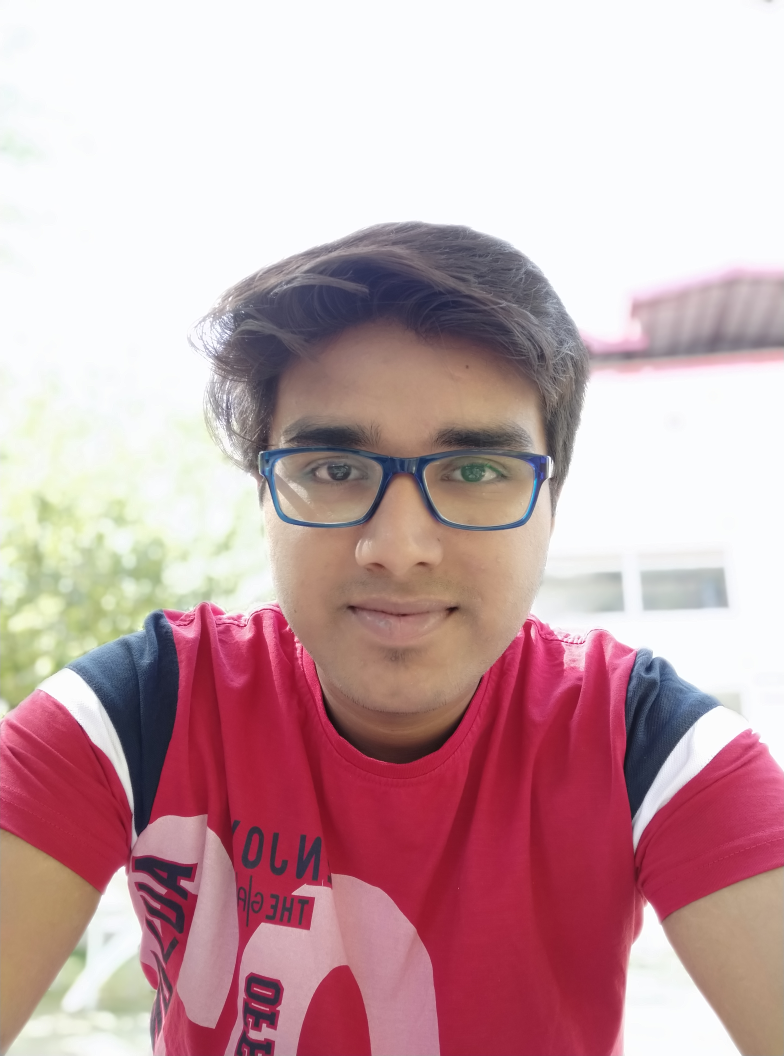
#> input picture 2.jpg, 3136 x 4224 px (shown at 1/4 size)
$ jupyter execute Cartoonify.ipynb
#> lines starting #> are read from the running program, lines starting #| are printed output that depends on the picture; after the words box and inside, x2 and y2 are one past the last pixel; in counts of white or black regions, pixels touching at a corner belong together
#> further down, inp is the input picture: shape (4224, 3136, 3); mean B, G, R 169.6, 165.1, 198.9
[cell 1]
import cv2
from matplotlib import pyplot as plt
import numpy

def cartoon(img_rgb):
    img_rgb = cv2.resize(img_rgb, (1080,720))
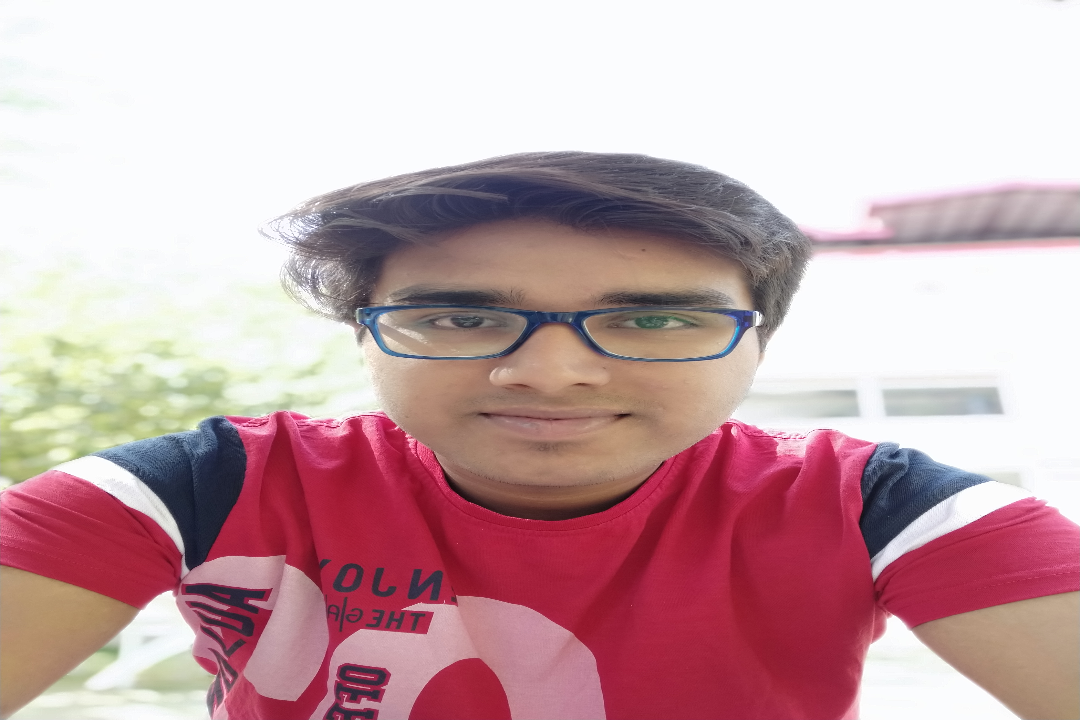
#> img_rgb: shape (720, 1080, 3); mean of channels 0, 1, 2 169.6, 165, 198.8; drawn as B, G, R
    numDownSamples = 0
    numBilateralFilters = 15

    img_color = img_rgb
    for _ in range(numDownSamples):
        img_color = cv2.pyrDown(img_color)

    for _ in range(numBilateralFilters):
        img_color = cv2.bilateralFilter(img_color, 9, 9, 7)

    for _ in range(numDownSamples):
        img_color = cv2.pyrUp(img_color)

    img_gray = cv2.cvtColor(img_rgb, cv2.COLOR_RGB2GRAY)
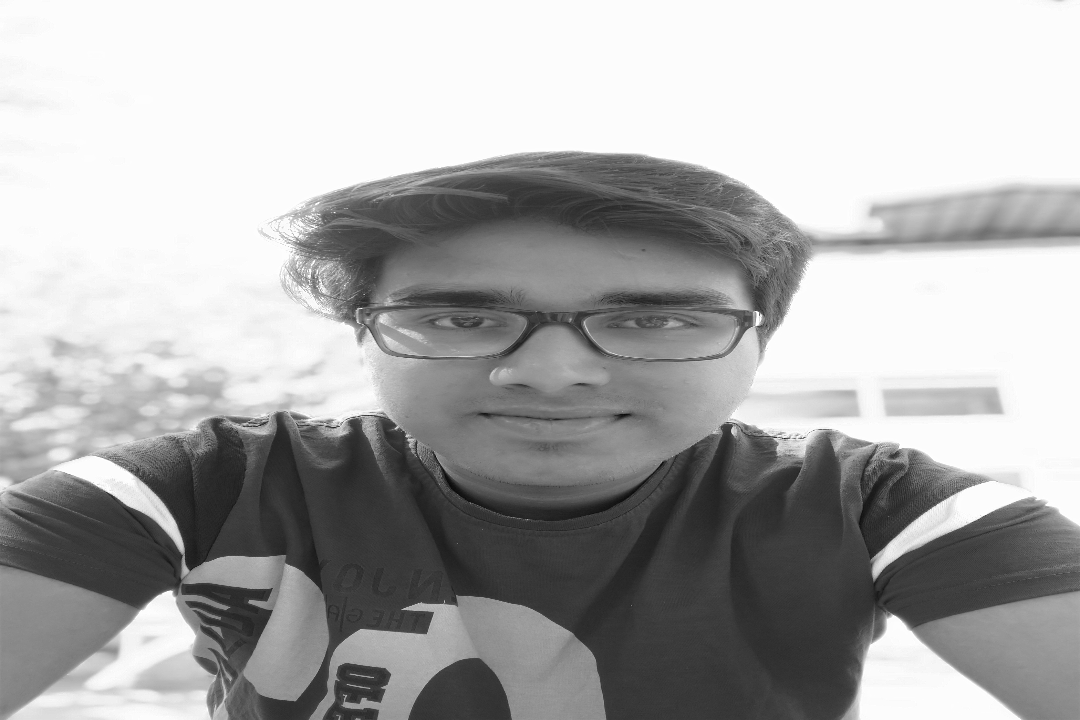
#> img_gray: shape (720, 1080); min 9, max 255, mean 170.1
    img_blur = cv2.medianBlur(img_gray, 3)

    # detect and enhance edges
    img_edge = cv2.adaptiveThreshold(img_blur, 255, cv2.ADAPTIVE_THRESH_MEAN_C, cv2.THRESH_BINARY, 15, 8)
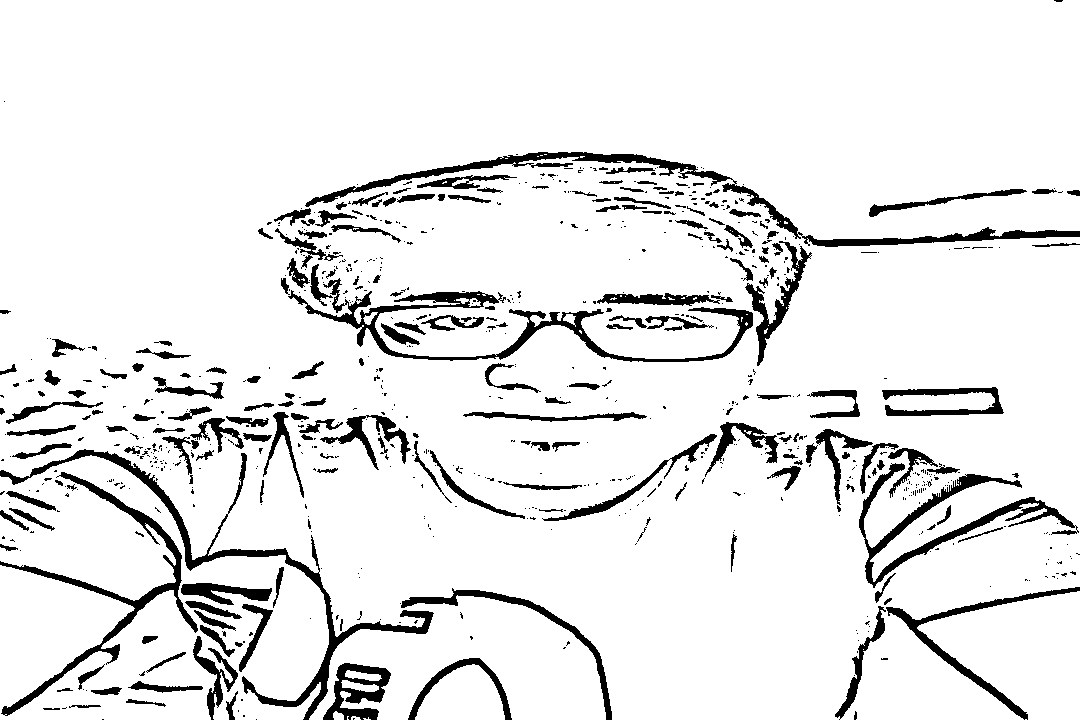
#> img_edge: shape (720, 1080); 91.2% white; 773 black regions (569 under 20 px), largest, box (x1, y1, x2, y2) and area: (305, 152, 1080, 247) 5640, (0, 449, 434, 720) 5581, (288, 278, 753, 362) 5281
    (x,y,z) = img_color.shape
#> x = 720; y = 1080; z = 3
    img_edge = cv2.resize(img_edge,(y,x))
    img_edge = cv2.cvtColor(img_edge, cv2.COLOR_GRAY2RGB)

    return cv2.bitwise_and(img_color, img_edge)
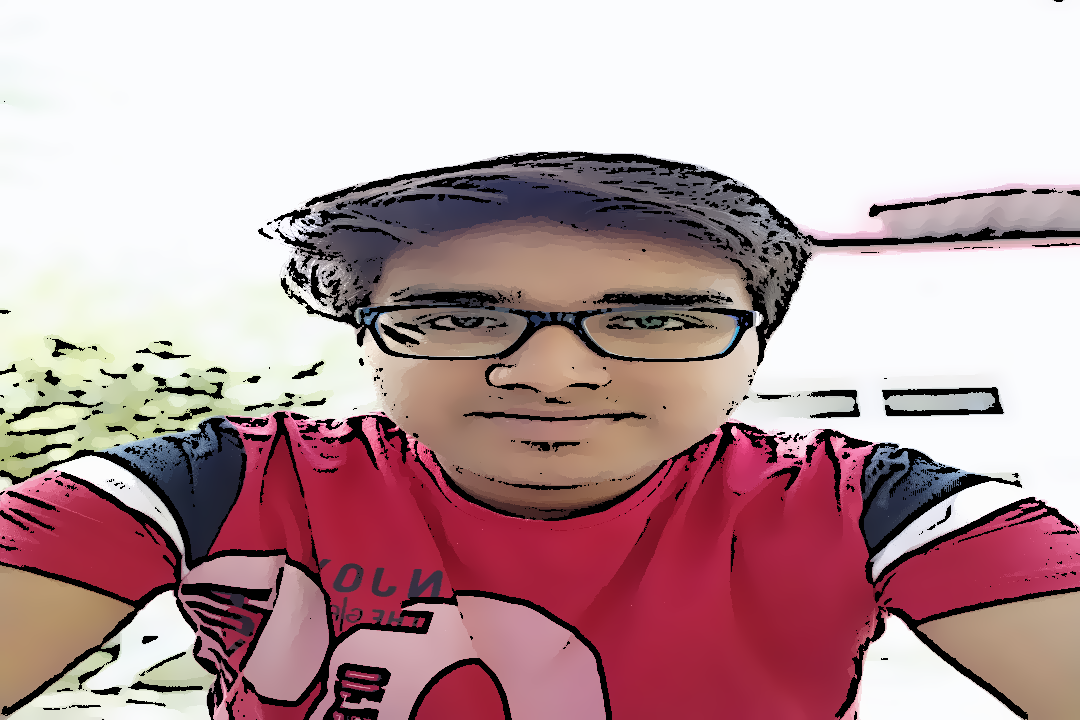
#> returned value: shape (720, 1080, 3); mean of channels 0, 1, 2 160.2, 156.8, 186.7; drawn as B, G, R


inp = cv2.imread("2.jpg")
res = cartoon(inp)

cv2.imwrite("Cartoon version.jpg", res)

cv2.imshow("Cartoon version", res)
cv2.waitKey(0)
cv2.destroyAllWindows()

[cell 2]
plt.imshow(cv2.cvtColor(inp, cv2.COLOR_BGR2RGB))

[cell 3]
plt.imshow(cv2.cvtColor(res, cv2.COLOR_BGR2RGB))

$ run again, with 3.jpg copied over 2.jpg
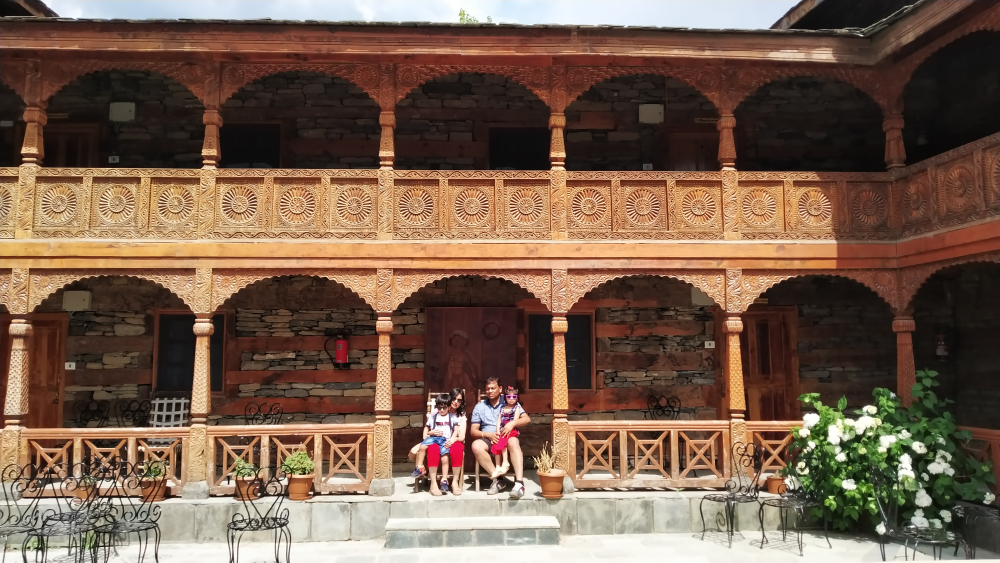
#> input picture 3.jpg, 4000 x 2250 px (shown at 1/4 size)
#> inp is the input picture: shape (2250, 4000, 3); mean B, G, R 76.7, 93.9, 118.8
#> in cartoon, `img_edge = cv2.adaptiveThreshold(img_blur, 255, cv2.ADAPTIVE_THRESH_ME..`:
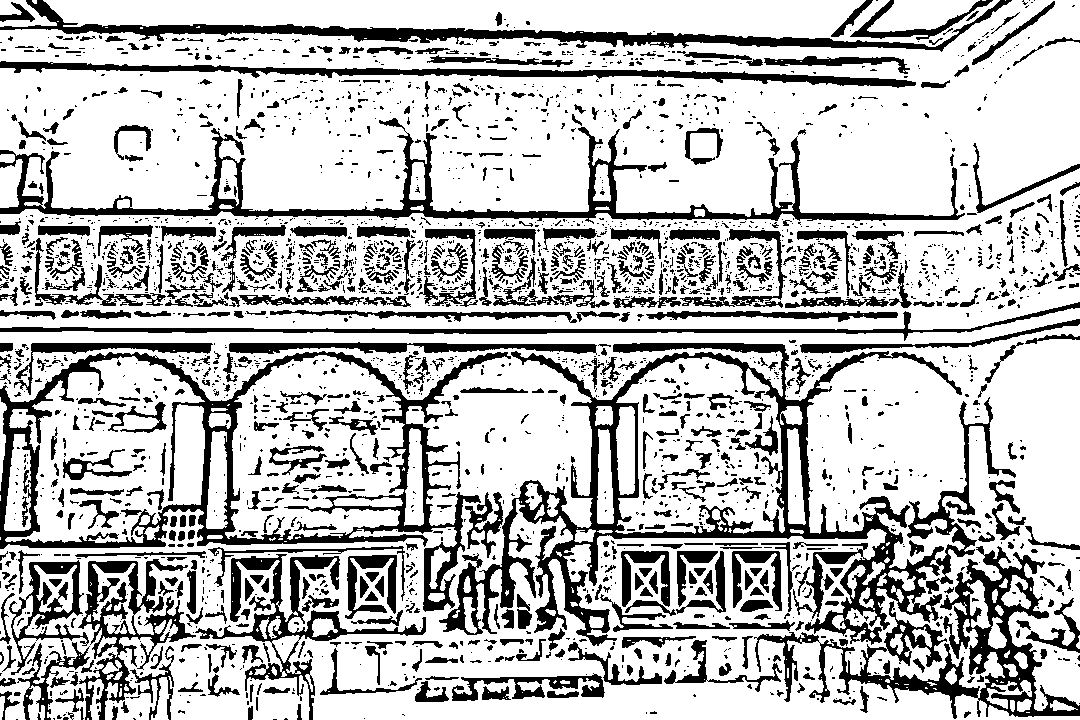
#> img_edge: shape (720, 1080); 74.2% white; 2880 black regions (2141 under 20 px), largest, box (x1, y1, x2, y2) and area: (439, 343, 1016, 646) 27959, (0, 351, 511, 612) 17260, (754, 546, 1080, 719) 11619
#> in cartoon, `return cv2.bitwise_and(img_color, img_edge)`:
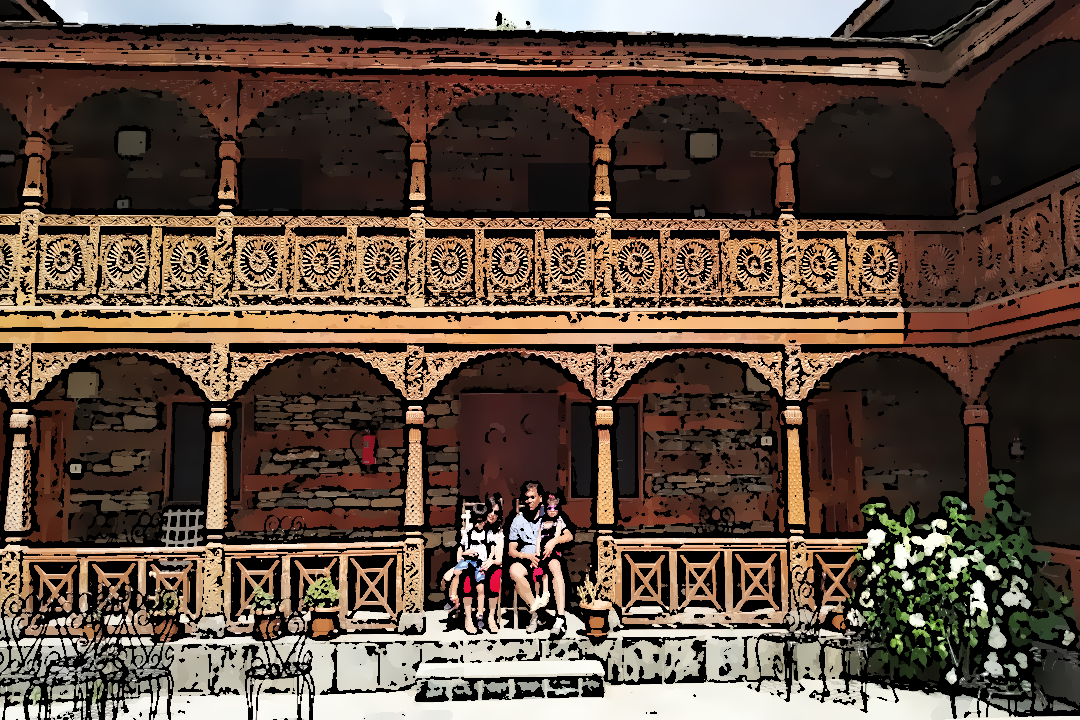
#> returned value: shape (720, 1080, 3); mean of channels 0, 1, 2 63.4, 75.9, 93.7; drawn as B, G, R
